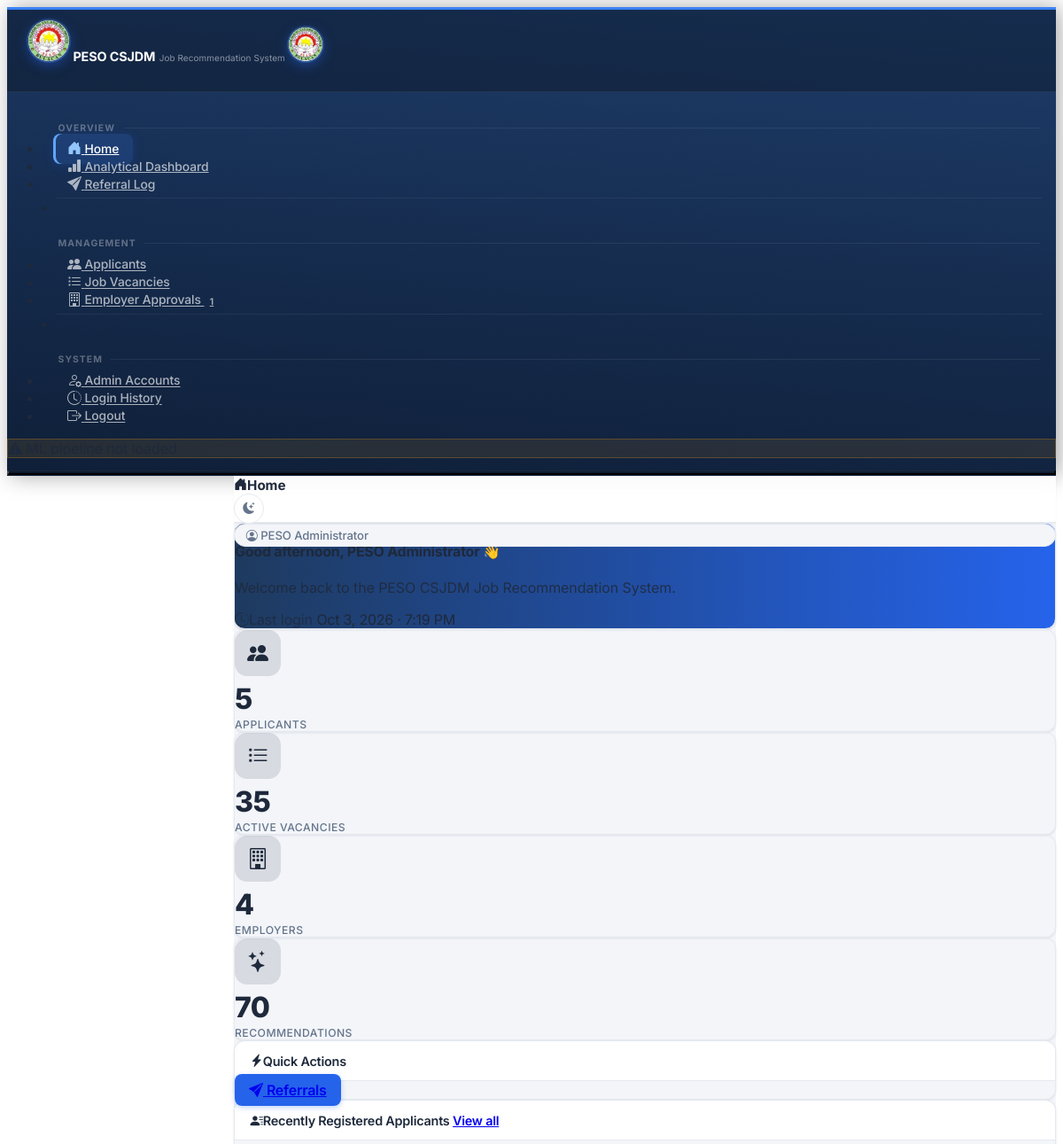
Before: /home (signed in, upper part) with the older database file.
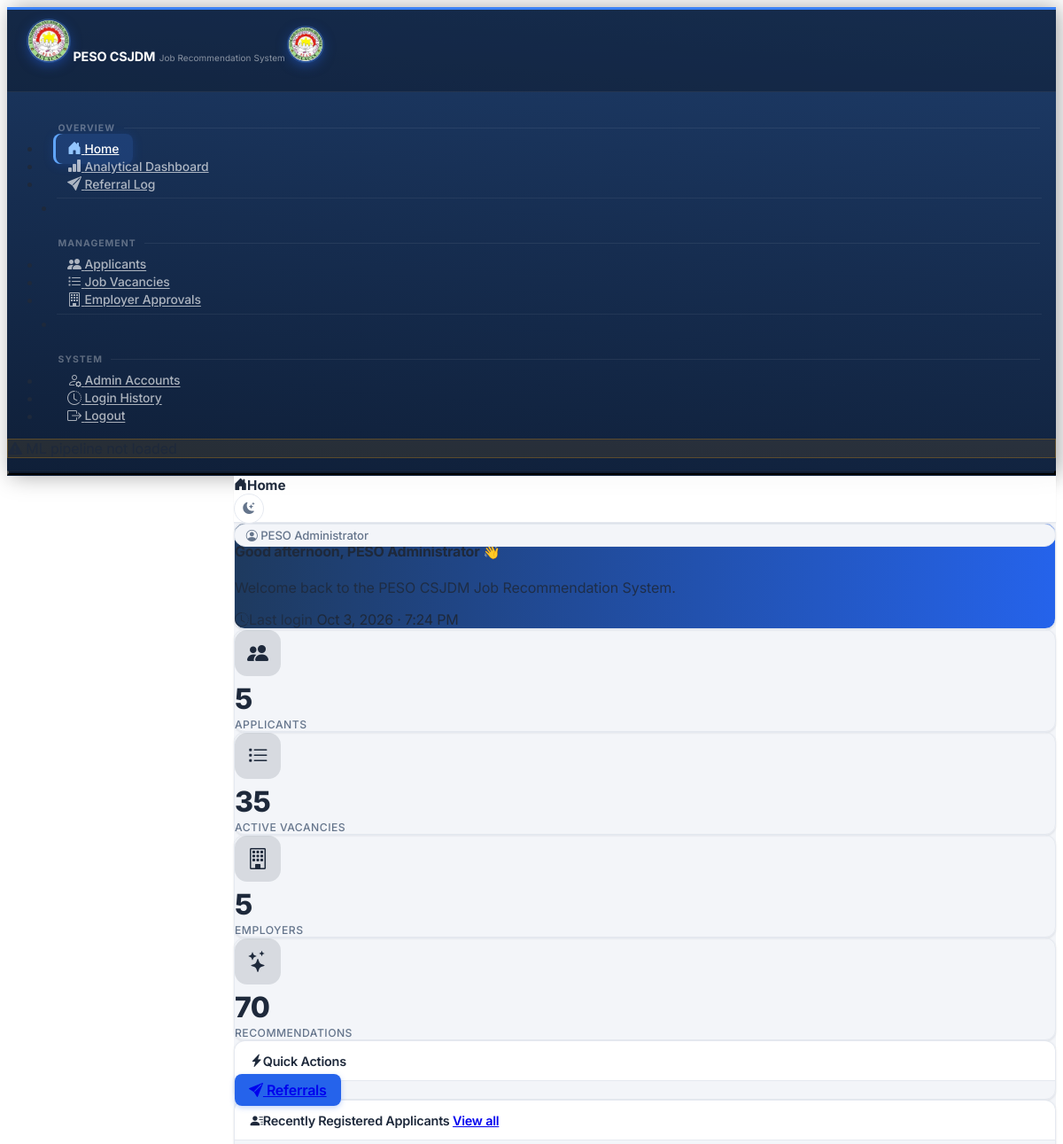
After: the same page with the newer database file.
### tables this page shows
CREATE TABLE login_logs (
            id         INTEGER  PRIMARY KEY AUTOINCREMENT,
            user_id    INTEGER,
            username   TEXT,
            timestamp  DATETIME DEFAULT CURRENT_TIMESTAMP,
            ip_address TEXT,
            outcome    TEXT
        );

### app.py (the view)
@app.route('/home')
@admin_required
def home():
    db = get_db()
    total_applicants = db.execute(
        'SELECT COUNT(*) FROM applicants WHERE is_archived=0'
    ).fetchone()[0]
    active_vacancies = db.execute(
        'SELECT COUNT(*) FROM job_vacancies WHERE is_active=1'
    ).fetchone()[0]
    total_employers = db.execute(
        'SELECT COUNT(*) FROM employers WHERE is_approved=1'
    ).fetchone()[0]
    total_recs = db.execute(
        'SELECT COUNT(*) FROM recommendations'
    ).fetchone()[0]
    total_referrals = db.execute(
        'SELECT COUNT(*) FROM referrals'
    ).fetchone()[0]
    pending_employers = db.execute(
        'SELECT COUNT(*) FROM employers WHERE is_approved=0'
    ).fetchone()[0]
    last_login_row = db.execute(
        "SELECT timestamp FROM login_logs "
        "WHERE user_id=? AND outcome='success' "
        "ORDER BY timestamp DESC LIMIT 1 OFFSET 1",
        (session['user_id'],)
    ).fetchone()
    last_login = last_login_row['timestamp'] if last_login_row else None
    recent_applicants = db.execute(
        'SELECT id, first_name, last_name, preferred_position, created_at '
        'FROM applicants WHERE is_archived=0 '
        'ORDER BY created_at DESC, id DESC LIMIT 5'
    ).fetchall()
    recent_referrals_rows = db.execute('''
        SELECT r.referred_at, r.status,
               a.first_name, a.last_name,
               jv.job_title, jv.employer_name
        FROM referrals r
        JOIN applicants a ON r.applicant_id=a.id
        JOIN job_vacancies jv ON r.vacancy_id=jv.id
        ORDER BY r.referred_at DESC LIMIT 5
    ''').fetchall()
    return render_template('home.html',
                           total_applicants=total_applicants,
                           active_vacancies=active_vacancies,
                           total_employers=total_employers,
                           total_recs=total_recs,
                           total_referrals=total_referrals,
                           pending_employers=pending_employers,
                           last_login=last_login,
                           recent_applicants=recent_applicants,
                           recent_referrals_rows=recent_referrals_rows)

### app.py (called while the page is built)
def get_db():
    if 'db' not in g:
        g.db = sqlite3.connect(DATABASE)
        g.db.row_factory = sqlite3.Row
        g.db.execute('PRAGMA foreign_keys = ON')
    return g.db

def role_required(*roles):
    def decorator(f):
        @wraps(f)
        def decorated(*args, **kwargs):
            if 'user_id' not in session:
                return redirect(url_for('login'))
            if session.get('role') not in roles:
                flash('You do not have permission to access this page.', 'danger')
                return redirect(_role_home())
            return f(*args, **kwargs)
        return decorated
    return decorator

@app.template_filter('friendly_dt')
def friendly_dt(value):
    if not value:
        return ''
    for fmt in ('%Y-%m-%d %H:%M:%S', '%Y-%m-%d %H:%M:%S.%f', '%Y-%m-%d'):
        try:
            dt = datetime.strptime(str(value), fmt) + _PHT
            return dt.strftime('%b %d, %Y · %I:%M %p').replace(' 0', ' ')
        except ValueError:
            continue
    return str(value)

### templates/home.html (shortened to what this page needs)
{% extends 'base.html' %}
{% block page_title %}<i class="bi bi-house-door-fill me-2"></i>Home{% endblock %}
{% block content %}
<div class="card shadow-sm mb-4 border-0 text-white"
     style="background:linear-gradient(90deg, var(--peso-dark), var(--peso-blue));">
  <div class="card-body d-flex flex-wrap align-items-center justify-content-between gap-2">
    <div>
      <h4 class="fw-bold mb-1">
        <span id="greeting">Welcome back</span>,
        {{ session.get('full_name', 'Staff') }} <span class="ms-1">👋</span>
      </h4>
      <p class="mb-0" style="opacity:.85;">
        Welcome back to the PESO CSJDM Job Recommendation System.
      </p>
    </div>
    <div class="text-md-end">
      {% if last_login %}
      <span class="small d-block" style="opacity:.75;">
        <i class="bi bi-clock-history me-1"></i>Last login
      </span>
      <span class="fw-semibold">{{ last_login | friendly_dt }}</span>
      {% else %}
      <span class="small" style="opacity:.85;">
        <i class="bi bi-clock-history me-1"></i>First time signing in — welcome!
      </span>
      {% endif %}
    </div>
  </div>
</div>
<div class="row g-3 mb-4">
  <div class="col-6 col-md-3">
    <div class="card stat-card border-primary h-100">
      <div class="card-body text-center">
        <div class="stat-icon text-primary"><i class="bi bi-people-fill"></i></div>
        <div class="stat-value">{{ '{:,}'.format(total_applicants) }}</div>
        <div class="stat-label">Applicants</div>
      </div>
    </div>
  </div>
  <div class="col-6 col-md-3">
    <div class="card stat-card border-success h-100">
      <div class="card-body text-center">
        <div class="stat-icon text-success"><i class="bi bi-list-task"></i></div>
        <div class="stat-value">{{ '{:,}'.format(active_vacancies) }}</div>
        <div class="stat-label">Active Vacancies</div>
      </div>
    </div>
  </div>
  <div class="col-6 col-md-3">
    <div class="card stat-card border-warning h-100">
      <div class="card-body text-center">
        <div class="stat-icon text-warning"><i class="bi bi-building"></i></div>
        <div class="stat-value">{{ '{:,}'.format(total_employers) }}</div>
        <div class="stat-label">Employers</div>
      </div>
    </div>
  </div>
  <div class="col-6 col-md-3">
    <div class="card stat-card border-info h-100">
      <div class="card-body text-center">
        <div class="stat-icon text-info"><i class="bi bi-stars"></i></div>
        <div class="stat-value">{{ '{:,}'.format(total_recs) }}</div>
        <div class="stat-label">Recommendations</div>
      </div>
    </div>
  </div>
</div>
<div class="card shadow-sm mb-4">
  <div class="card-header fw-semibold">
    <i class="bi bi-lightning-charge-fill me-2 text-primary"></i>Quick Actions
  </div>
  <div class="card-body">
    <div class="row g-3">
      <div class="col-6 col-lg-3">
        <a href="{{ url_for('referrals_list') }}"
           class="btn btn-primary w-100 py-3 d-flex flex-column align-items-center gap-1">
          <i class="bi bi-send-fill fs-4"></i>
          <span class="fw-semibold">Referrals</span>
        </a>
      </div>
    </div>
  </div>
</div>
<div class="row g-4">
  <div class="col-lg-6">
    <div class="card shadow-sm h-100">
      <div class="card-header fw-semibold d-flex align-items-center justify-content-between">
        <span><i class="bi bi-person-lines-fill me-2 text-primary"></i>Recently Registered Applicants</span>
        <a href="{{ url_for('applicants_list') }}" class="small text-decoration-none">View all</a>
      </div>
    </div>
  </div>
</div>
{% endblock %}

Changed rows visible on the page:
no longer on this page (row unchanged): login_logs: timestamp "Oct 3, 2026 · 7:19 PM"
added login_logs: timestamp "Oct 3, 2026 · 7:24 PM"
Other visible differences:
{{ '{:,}'.format(total_employers) }}: "4" → "5"
{{ pending_employers_count }}: "1" → (not shown)
